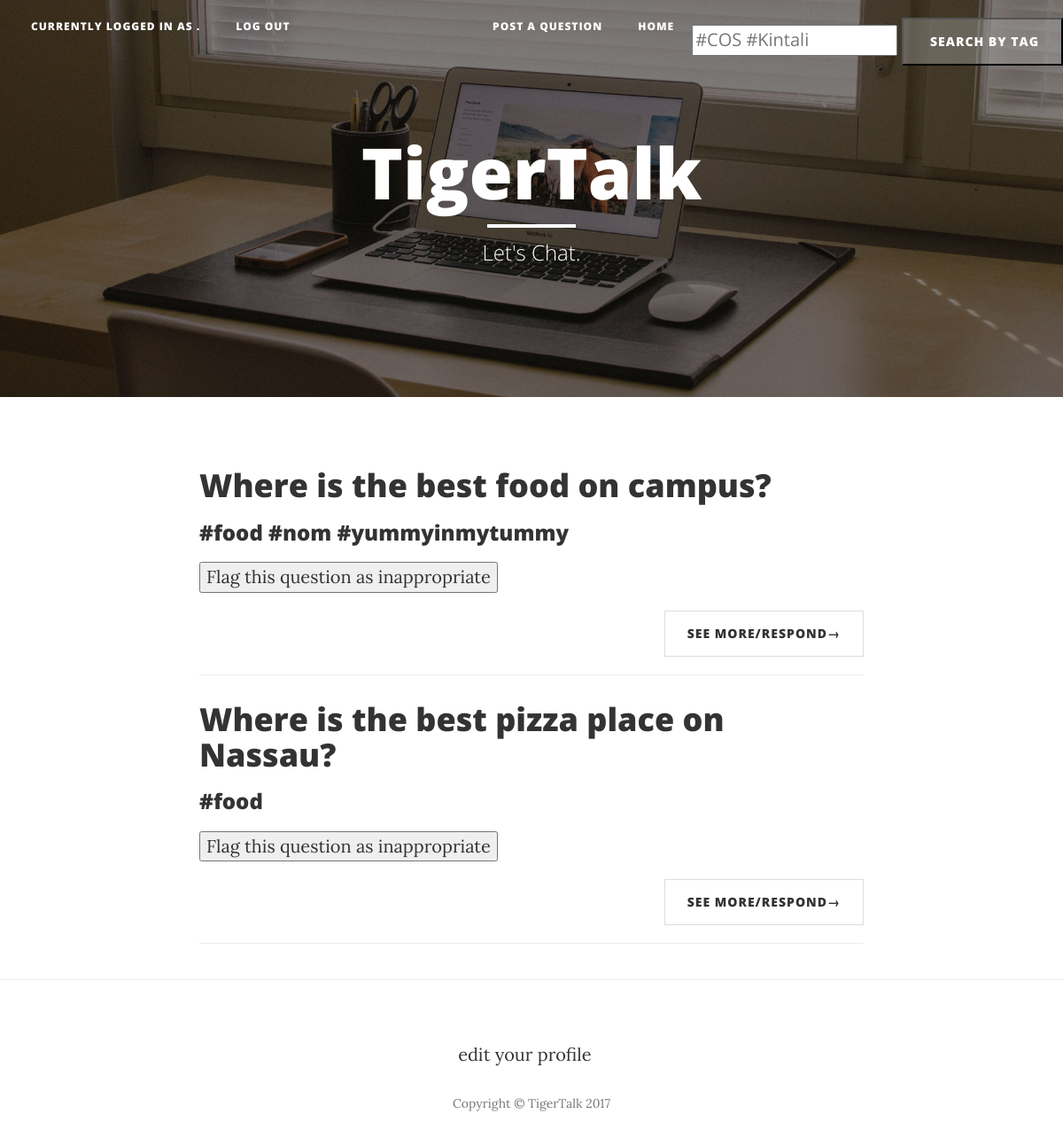
Screenshot of /blog/#food/ (signed in) with the database file from the repository.
### blog/models.py (models this page shows, shortened)
class Question(models.Model):
    blocked_by = models.OneToOneField(User, blank=True, null=True)
    text = models.TextField()
    created_at = models.DateTimeField()
    blockedOrNot = models.BooleanField(default = False)
    inappropriateCount = models.IntegerField(
        default=0,
        verbose_name= "Inappropriate")
    inappropriateId = models.ManyToManyField(User, related_name = 'flagged_questions')
    objects = managers.QuestionManager()
    class Meta:
        verbose_name = "Question"
        verbose_name_plural = "Questions"
    def top_answers(self):
        return self.answers.order_by('-helpfulCount')

class Tag(models.Model):
    questions = models.ManyToManyField(Question, related_name = 'tags')
    text = models.CharField(max_length = 30)
    objects = managers.TagManager()
    class Meta:
        verbose_name = "Tag"
        verbose_name_plural = "Tags"
        ordering = ("text",)

### blog/views.py (the view)
# urls.py: url(r'^(?P<tag_text>.+)/$', views.filtertag, name='filtertag'),
def filtertag(request, tag_text):
	txt = tag_text
	print(txt)
	latest_question_list = Question.objects.order_by('-created_at')
	allowed_question_list = []
	for q in latest_question_list:
		print(q.text)
		allowed = True
		if not q.tags.filter(text__iregex = txt):
				allowed = False
		if allowed:
			allowed_question_list.append(q)
	template = loader.get_template('blog/index.html')
	context = {
		'questions' : allowed_question_list,
		'expanded_question_list' : [],
		'response_question_list' : [],
		'user': request.user,
		'flagged_question_list': [],
		'expanded_answers': [],
		'cur_page': 1,
		'helpful_responses_list': [],
		'inapp_responses_list': [],
	}
	return HttpResponse(template.render(context, request))

### blog/templates/blog/index.html (shortened to what this page needs)
{% load staticfiles %}
<!DOCTYPE html>
<html lang="en">
<head>
    <link href="{% static 'vendor/bootstrap/css/bootstrap.min.css' %}" rel="stylesheet">
    <link href="{% static 'css/clean-blog.css' %}" rel="stylesheet">
    <link href="{% static 'vendor/font-awesome/css/font-awesome.mincss' %}" rel="stylesheet" type="text/css">
</head>
<body>
    <nav class="navbar navbar-default navbar-custom navbar-fixed-top">
        <div class="container-fluid">
            <div class="collapse navbar-collapse" id="bs-example-navbar-collapse-1">
                <ul class="nav navbar-nav navbar-left">
                <li>
                    <a href="index.html">
                    {% if user.is_authenticated %}
                        Currently logged in as {{user.profile.handle}}. </a>
                        <li>
                        <a href="/accounts/logout">Log out</a>
                        </li>
                    {% else %}
                    <a href="{% url 'blog:loginpage' %}">Click here to Log-in/Register</a>
                    {% endif %}
                    </li>
                </ul>
                <ul class="nav navbar-nav navbar-right">
                    <li>
                        <a href="{% url 'blog:postaq' %}">Post a question</a>
                    </li>
                    <li>
                        <a href="{% url 'blog:index' %}">Home</a>
                    </li>
                    <li>
                          <form action="{% url 'blog:filter' %}" method="get">
                            <input type="text" name="tags" placeholder="#COS #Kintali" value="">
                            <input type="submit" value=" Search by tag">
                        </form>
                    </li>
                </ul>
            </div>
        </div>
    </nav>
    <header class="intro-header" style="background-image: url('{% static "img/home-bg.jpg"%}')">
        <div class="container">
            <div class="row">
                <div class="col-lg-8 col-lg-offset-2 col-md-10 col-md-offset-1">
                    <div class="site-heading">
                        <h1>TigerTalk</h1>
                        <hr class="small">
                        <span class="subheading">Let's Chat.</span>
                    </div>
                </div>
            </div>
        </div>
    </header>
    {% load el_pagination_tags %}
    <div class="container">
        <div class="row">
            <div class="col-lg-8 col-lg-offset-2 col-md-10 col-md-offset-1">
                {% for question in questions %}
                {% show_current_number as page_number %}
                <div class="post-preview">
                    <a href="{% url 'blog:questions' question.id %}">
                        <h2 class="post-title">
                            {{ question.text|truncatechars:200 }}
                        </h2>
                    </a>
                    <h3 class="post-subtitle">
                    {% for tag in question.tags.all %}
                        <a href="{% url 'blog:filtertag' tag.text %}">
                           {{tag.text}}
                        </a>
                    {% endfor %}
                    </h3>
                    </div>
                    <ul class="pager">
                    <li class="pull-left">
                        {% if user.is_authenticated and not user.profile.blockedOrNot %}
                            {% if question in flagged_question_list %}
                                    <form action="{% url 'blog:index' %}" method="post">
                                        {% csrf_token %}
                                        <button name="unflag_q" value="{{question.id}}">Un-flag this question as inappropriate</button>
                                        <input type="hidden" name="user_id" value="{{user.id}}">
                                        <input type="hidden" name="page" value="{{page_number}}">
                                    </form>
                            {% else %}
                                <form action="{% url 'blog:index' %}" method="post">
                                <button name="flag_q" value="{{question.id}}">Flag this question as inappropriate</button>
                                </form>
                            {% endif %}
                        {% endif %}
                     </ul>
                <ul class="pager">
                    <li class="next">
                        <a href="{% url 'blog:questions' question.id %}">See more/Respond&rarr;</a>
                    </li>
                </ul>
                <hr>
                {% endfor %}
            </div>
        </div>
    </div>
    <hr>
    <footer>
        <div class="container">
            <div class="row">
                <div class="col-lg-8 col-lg-offset-2 col-md-10 col-md-offset-1">
                    <ul class="list-inline text-center">
                        <li>
                            <a href="{% url 'blog:editprofile' %}">
                              edit your profile
                            </a>
                        </li>
                    </ul>
                    <p class="copyright text-muted">Copyright &copy; TigerTalk 2017</p>
                </div>
            </div>
        </div>
    </footer>
</body>
</html>

### blog/static/css/clean-blog.css (style rules this page uses)
body { font-family: 'Lora', 'Times New Roman', serif; font-size: 20px; color: #333333; }
p { line-height: 1.5; margin: 30px 0; }
h1, h2, h3, h4, h5, h6 { font-family: 'Open Sans', 'Helvetica Neue', Helvetica, Arial, sans-serif; font-weight: 800; }
a { color: #333333; }
hr.small { max-width: 100px; margin: 15px auto; border-width: 4px; border-color: white; }
.navbar-custom { position: absolute; top: 0; left: 0; width: 100%; z-index: 3; font-family: 'Open Sans', 'Helvetica Neue', Helvetica, Arial, sans-serif; }
.navbar-custom .nav li a { text-transform: uppercase; font-size: 12px; font-weight: 800; letter-spacing: 1px; }
@media only screen and (min-width: 768px) { .navbar-custom { background: transparent; border-bottom: 1px solid transparent; } }
@media only screen and (min-width: 768px) { .navbar-custom .nav li a { color: white; padding: 20px; } }
@media only screen and (min-width: 1170px) { .navbar-custom { -webkit-transition: background-color 0.3s; -moz-transition: background-color 0.3s; transition: background-color 0.3s; -webkit-transform: translate3d(0, 0, 0); -moz-transform: translate3d(0, 0, 0); -ms-transform: translate3d(0, 0, 0); -o-transform: translate3d(0, 0, 0); transform: translate3d(0, 0, 0); -webkit-backface-visibility: hidden; backface-visibility: hidden; } }
.intro-header { background-color: #777777; background: no-repeat center center; background-attachment: scroll; -webkit-background-size: cover; -moz-background-size: cover; background-size: cover; -o-background-size: cover; margin-bottom: 50px; }
.intro-header .site-heading, .intro-header .post-heading, .intro-header .page-heading { padding: 100px 0 50px; color: white; }
@media only screen and (min-width: 768px) { .intro-header .site-heading, .intro-header .post-heading, .intro-header .page-heading { padding: 150px 0; } }
.intro-header .site-heading, .intro-header .page-heading { text-align: center; }
.intro-header .site-heading h1, .intro-header .page-heading h1 { margin-top: 0; font-size: 50px; }
.intro-header .site-heading .subheading, .intro-header .page-heading .subheading { font-size: 24px; line-height: 1.1; display: block; font-family: 'Open Sans', 'Helvetica Neue', Helvetica, Arial, sans-serif; font-weight: 300; margin: 10px 0 0; }
@media only screen and (min-width: 768px) { .intro-header .site-heading h1, .intro-header .page-heading h1 { font-size: 80px; } }
.post-preview > a { color: #333333; }
.post-preview > a > .post-title { font-size: 30px; margin-top: 30px; margin-bottom: 10px; }
@media only screen and (min-width: 768px) { .post-preview > a > .post-title { font-size: 36px; } }
footer { padding: 50px 0 65px; }
footer .list-inline { margin: 0; padding: 0; }
footer .copyright { font-size: 14px; text-align: center; margin-bottom: 0; }
.pager { margin: 20px 0 0; }
.pager li > a, .pager li > span { font-family: 'Open Sans', 'Helvetica Neue', Helvetica, Arial, sans-serif; text-transform: uppercase; font-size: 14px; font-weight: 800; letter-spacing: 1px; padding: 15px 25px; background-color: white; border-radius: 0; }
body { -webkit-tap-highlight-color: #0085A1; }
input[type=submit] { margin: 20px 0 0; }
input[type=submit] li > a, input[type=submit] { font-family: 'Open Sans', 'Helvetica Neue', Helvetica, Arial, sans-serif; text-transform: uppercase; font-size: 14px; font-weight: 800; letter-spacing: 1px; padding: 15px 25px; border-radius: 0; border-style: 1px solid; color: white; background-color: rgba(170, 170, 170, 0.39);; }

### rows the page displays
Question: text "Where is the best food on campus?", {{ question.id }} 34 (drawn)
Tag: text "#food"
Tag: text "#nom"
Tag: text "#yummyinmytummy"
Question: text "Where is the best pizza place on Nassau?", {{ question.id }} 2 (drawn)
Tag: text "#food"
